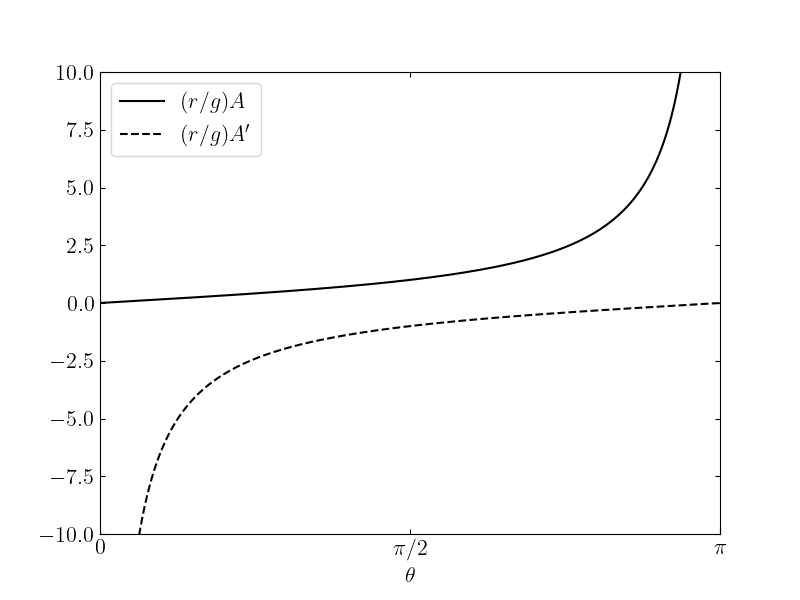

The script that saved this image:
from matplotlib.colors import LogNorm
import matplotlib.pyplot as plt
import ptrace as pt
import numpy as np


def A(theta):
    return (1 - np.cos(theta)) / np.sin(theta)


theta = np.linspace(0, np.pi, 1000)
Ap = (1 - np.cos(theta)) / np.sin(theta)
Am = (-1 - np.cos(theta)) / np.sin(theta)

pt.mpl(tex=True)


fig, ax = plt.subplots(1, 1, figsize=(8, 6))

ax.plot(theta / np.pi, Ap, "-k", label="$(r/g)A$")
ax.plot(theta / np.pi, Am, "--k", label="$(r/g)A'$")


ax.set_xlim(0, 1)
ax.set_ylim(-10, 10)
ax.set_xticks([0, 0.5, 1])
ax.set_xticklabels(["0", r"$\pi/2$", r"$\pi$"])
ax.set_xlabel(r"$\theta$")
#ax.set_ylabel(r"$(r/g)A$")
ax.legend()
ax.tick_params(**pt.params)
fig.savefig("p1.png")
